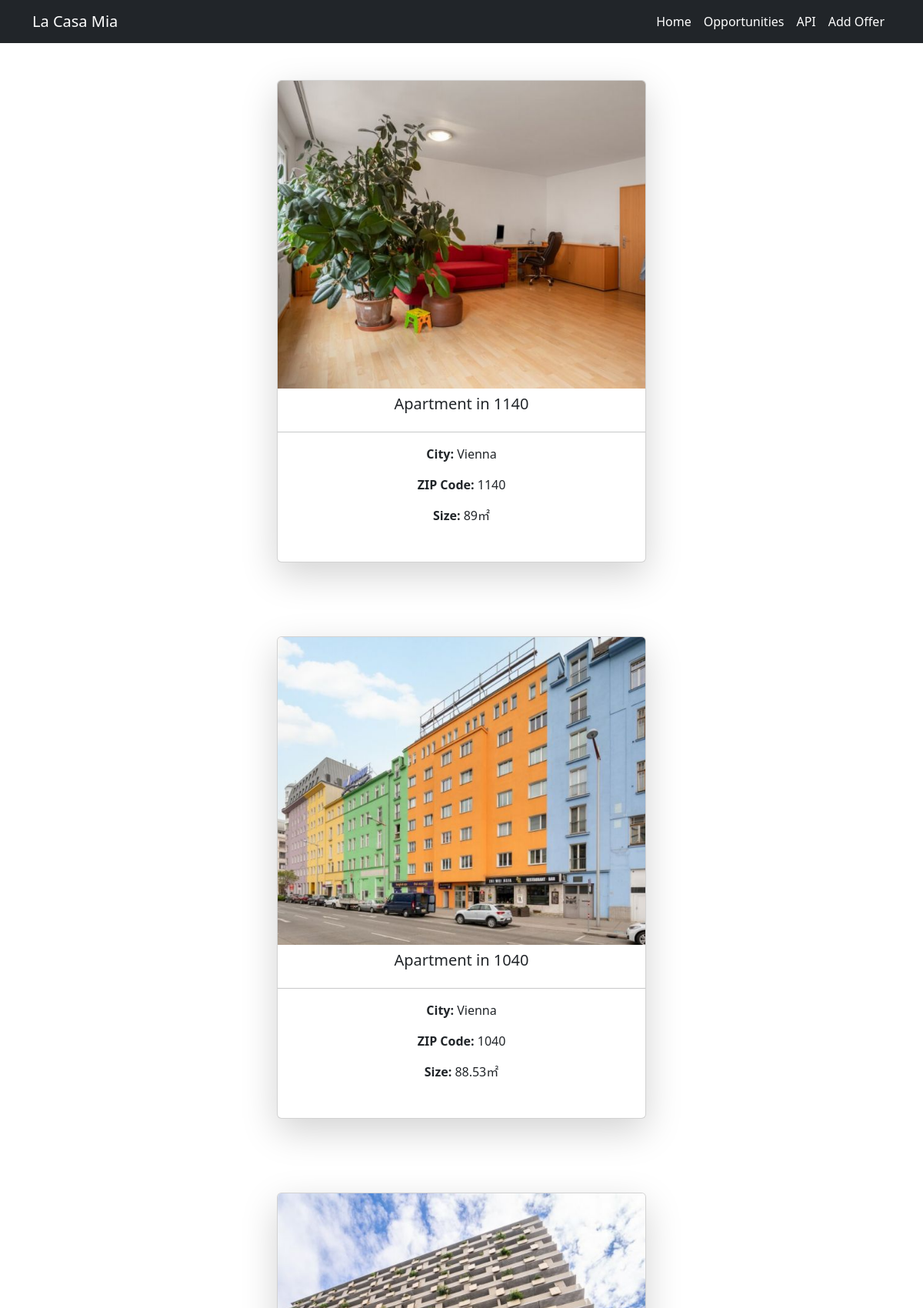
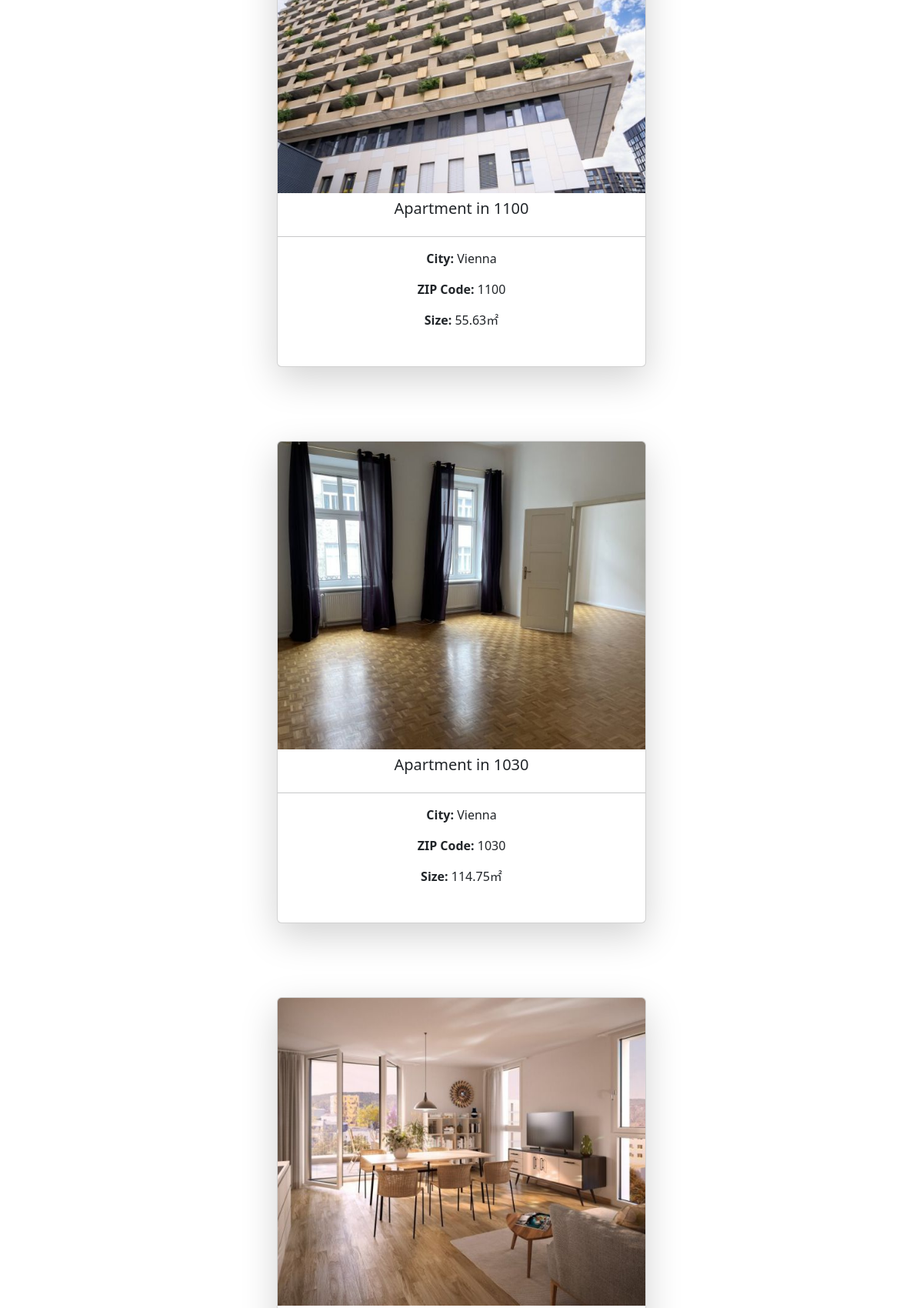
The app's page /opportunity.php (upper part) with its own data (2 pictures, top to bottom).
### tables this page shows
CREATE TABLE `objects` (
  `id` int(11) NOT NULL,
  `name` varchar(50) DEFAULT NULL,
  `size` varchar(50) DEFAULT NULL,
  `city` varchar(50) DEFAULT NULL,
  `address` varchar(50) DEFAULT NULL,
  `picture` varchar(100) DEFAULT NULL,
  `price` varchar(80) DEFAULT NULL,
  `reduction` varchar(20) DEFAULT NULL,
  `description` varchar(500) NOT NULL,
  `latitude` varchar(100) DEFAULT NULL,
  `longitude` varchar(100) DEFAULT NULL
);

### opportunity.php (the view, shortened to what this page needs)
<?php
require_once 'components/db_connect.php';
$sql = "SELECT * FROM objects WHERE reduction = 'yes' ";
$result = mysqli_query($connect, $sql);
$tbody="";
if(mysqli_num_rows($result)>0){
    while($row = mysqli_fetch_assoc($result)){
        $tbody .= "
        <div class='card col-lg-6 col-md-6 col-xs-12 m-5 card shadow-lg p-0 justify-content-center' style='width: 30rem;'>
        <img src='pictures/{$row['picture']}' class='card-img-top' style='height:25rem; object-fit:cover'>
        <div class='card-body p-0'>
        <h5 class='card-title text-center p-2'>{$row['name']}</h5> <hr>
        <div>
        <p class='card-text text-center'><b>City: </b>{$row['city']}</p>
        <p class='card-text text-center'><b>ZIP Code: </b>{$row['address']}</p>
        <p class='card-text text-center mb-5'><b>Size: </b>{$row['size']}&#x33A1</p>
        </div>
        </div>
      </div>";
    }
}else {
    $tbody="
       <tr>
         <td> colspan='5' class='text-center'>Not Data </td>
        </tr>
    ";
}
?>
<!DOCTYPE html>
<html lang="en">
<head>
    <?php require_once "components/boot.php"?>
    <link rel="stylesheet" href="css/style.css">
</head>
<body>
<?php require_once "components/navbar.php" ?>
    <div class="container">
     <div class="row justify-content-center text-center">
        <?php echo $tbody ?>
     </div>
    </div>
</body>
</html>

### records on screen
objects: picture (picture), name "Apartment in 1140", city "Vienna", address "1140", size "89"
objects: picture (picture), name "Apartment in 1040", city "Vienna", address "1040", size "88.53"
objects: picture (picture), name "Apartment in 1100", city "Vienna", address "1100", size "55.63"
objects: picture (picture), name "Apartment in 1030", city "Vienna", address "1030", size "114.75"
objects: picture (picture)
